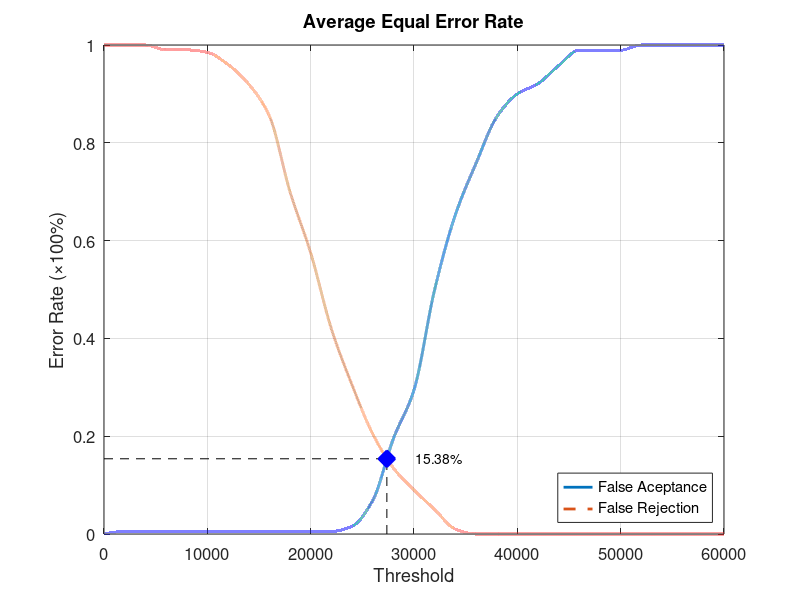
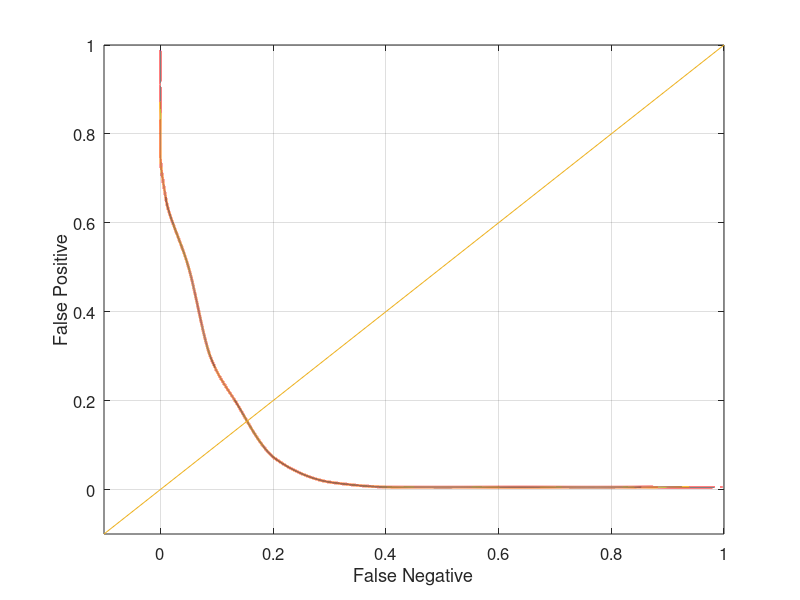

Write the MATLAB code that produced these figures, in order.
function yEER = Database5_1
close all;
clear;
clc;
x = 0:2000:60000;
xq = 0:0.5:60000;

y0 = [0 0.00526316 0.00526316 0.00526316 0.00526316 0.00526316 0.00526316 0.00526316 0.00526316 0.00526316 0.00526316 0.00526316 0.0157895 0.0684211 0.194737 0.294737 0.5 0.652632 0.757895 0.852632 0.9 0.921053 0.957895 0.989474 0.989474 0.989474 1 1 1 1 1];
yy0 = interp1(x, y0, xq, 'pchip');
y1 = [1 1 1 0.99 0.99 0.985 0.96 0.92 0.855 0.7 0.575 0.42 0.305 0.205 0.135 0.09 0.05 0.01 0 0 0 0 0 0 0 0 0 0 0 0 0];
yy1 = interp1(x, y1, xq, 'pchip');

% Calculating EER: 
y2 = abs(y0 - y1);
find(y2 == min(y2))
yy2 = abs(yy0 - yy1);
xEER = find(yy2 == min(yy2));
xEERIndex = xq(xEER) % X-axis EER
yEER = yy0(xEER) % Y-axis EER

main = figure
plot(xq, yy0,'-','LineWidth', 2);	hold on
plot(xq, yy1,'--','LineWidth', 2);	hold on
plot([xEERIndex xEERIndex], [0 yEER], 'k--');	hold on
plot([0 xEERIndex], [yEER yEER], 'k--');	hold on
plot(xEERIndex, yEER, 'bx', 'LineWidth', 10);	hold on
text(xEERIndex + 10 * xEERIndex / 100, yEER, [num2str(round((10000 * yEER)) / 100) '%'])
legend('False Aceptance', 'False Rejection', 'Location', 'SouthEast')
xlabel('Threshold')
ylabel('Error Rate (\times100%)')
title('Average Equal Error Rate')
set(gca, 'FontSize', 12)
axis([0 60000 0 1])
grid on

print(main, 'Database5_1Main', '-dpng');
FNRxFPR = figure('Color', [1 1 1]);
plot(yy1, yy0, '-', yy1, yy0, 'LineWidth', 2);
hold on
y = -0.1:0.1:1
plot(y, y); 
set(gca, 'FontSize', 12)
xlabel('False Negative')
ylabel('False Positive')
axis([-0.1 1 -0.1 1])
set(gca, 'FontSize', 12)
grid on

print(FNRxFPR, 'Database5_1FNRxFPR','-dpng');
end
